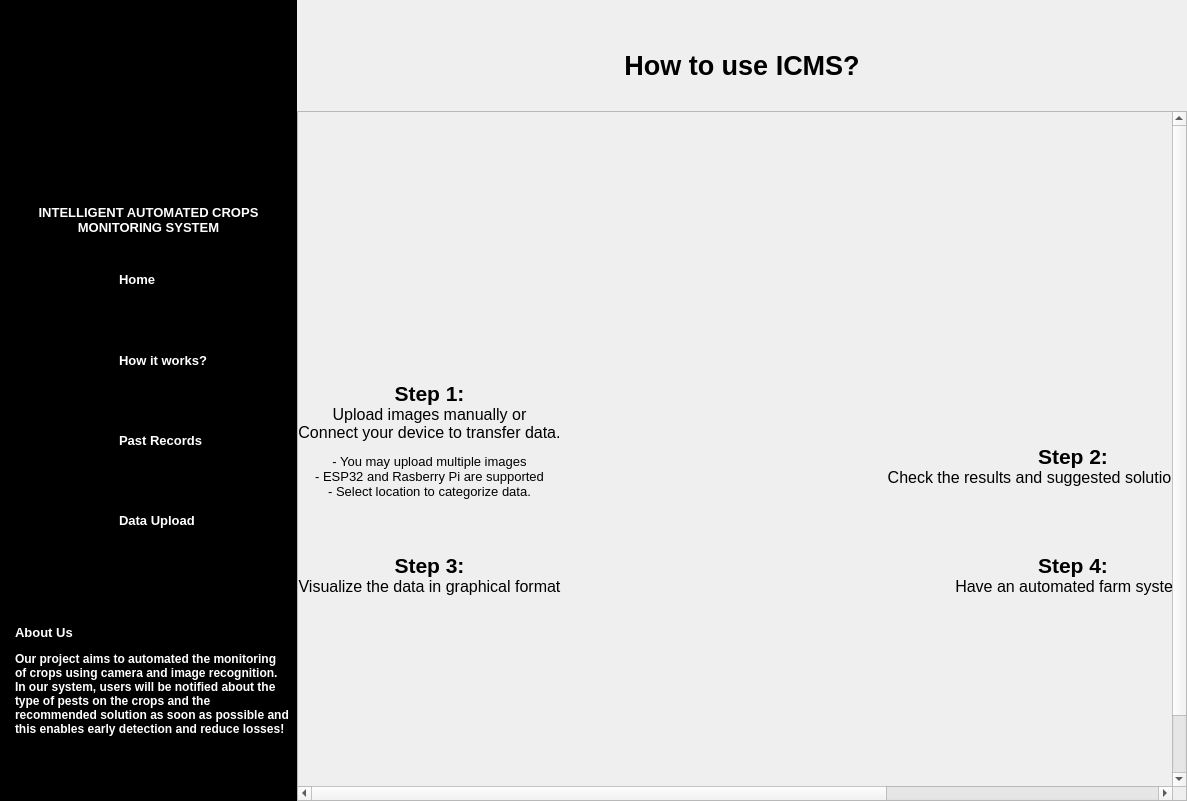
<?xml version="1.0" encoding="UTF-8"?>
<ui version="4.0">
 <class>Dialog</class>
 <widget class="QDialog" name="Dialog">
  <property name="windowModality">
   <enum>Qt::NonModal</enum>
  </property>
  <property name="enabled">
   <bool>true</bool>
  </property>
  <property name="geometry">
   <rect>
    <x>0</x>
    <y>0</y>
    <width>1187</width>
    <height>801</height>
   </rect>
  </property>
  <property name="acceptDrops">
   <bool>false</bool>
  </property>
  <property name="windowTitle">
   <string>Login</string>
  </property>
  <layout class="QHBoxLayout" name="horizontalLayout" stretch="5,15">
   <property name="spacing">
    <number>0</number>
   </property>
   <property name="leftMargin">
    <number>0</number>
   </property>
   <property name="topMargin">
    <number>0</number>
   </property>
   <property name="rightMargin">
    <number>0</number>
   </property>
   <property name="bottomMargin">
    <number>0</number>
   </property>
   <item>
    <layout class="QVBoxLayout" name="sidebar" stretch="25,5,40,30">
     <property name="spacing">
      <number>0</number>
     </property>
     <item>
      <widget class="ClickableLabel" name="logo">
       <property name="styleSheet">
        <string notr="true">background-color: rgb(0, 0, 0);</string>
       </property>
       <property name="text">
        <string/>
       </property>
       <property name="pixmap">
        <pixmap>Image/Register/Logo.png</pixmap>
       </property>
       <property name="scaledContents">
        <bool>false</bool>
       </property>
       <property name="alignment">
        <set>Qt::AlignCenter</set>
       </property>
      </widget>
     </item>
     <item>
      <widget class="QLabel" name="title_title">
       <property name="font">
        <font>
         <pointsize>10</pointsize>
         <weight>75</weight>
         <bold>true</bold>
        </font>
       </property>
       <property name="styleSheet">
        <string notr="true">background-color: rgb(0, 0, 0);
padding-left: 5px;
padding-right: 5px;</string>
       </property>
       <property name="text">
        <string>&lt;html&gt;&lt;head/&gt;&lt;body&gt;&lt;p align=&quot;center&quot;&gt;&lt;span style=&quot; color:#ffffff;&quot;&gt;INTELLIGENT AUTOMATED CROPS &lt;br/&gt;MONITORING SYSTEM&lt;/span&gt;&lt;/p&gt;&lt;/body&gt;&lt;/html&gt;</string>
       </property>
       <property name="textFormat">
        <enum>Qt::RichText</enum>
       </property>
       <property name="alignment">
        <set>Qt::AlignCenter</set>
       </property>
       <property name="wordWrap">
        <bool>true</bool>
       </property>
      </widget>
     </item>
     <item>
      <layout class="QVBoxLayout" name="title_selection">
       <property name="spacing">
        <number>0</number>
       </property>
       <item>
        <layout class="QHBoxLayout" name="title_home" stretch="40,60">
         <property name="spacing">
          <number>0</number>
         </property>
         <property name="rightMargin">
          <number>0</number>
         </property>
         <item>
          <widget class="ClickableLabel" name="title_home_img">
           <property name="minimumSize">
            <size>
             <width>0</width>
             <height>0</height>
            </size>
           </property>
           <property name="mouseTracking">
            <bool>false</bool>
           </property>
           <property name="autoFillBackground">
            <bool>false</bool>
           </property>
           <property name="styleSheet">
            <string notr="true">background-color: rgb(0, 0, 0);</string>
           </property>
           <property name="frameShadow">
            <enum>QFrame::Plain</enum>
           </property>
           <property name="text">
            <string/>
           </property>
           <property name="pixmap">
            <pixmap>Image/Register/house.png</pixmap>
           </property>
           <property name="scaledContents">
            <bool>false</bool>
           </property>
           <property name="alignment">
            <set>Qt::AlignCenter</set>
           </property>
          </widget>
         </item>
         <item>
          <widget class="ClickableLabel" name="title_home_text">
           <property name="font">
            <font>
             <weight>75</weight>
             <bold>true</bold>
            </font>
           </property>
           <property name="mouseTracking">
            <bool>true</bool>
           </property>
           <property name="styleSheet">
            <string notr="true">background-color: rgb(0, 0, 0);</string>
           </property>
           <property name="text">
            <string>&lt;html&gt;&lt;head/&gt;&lt;body&gt;&lt;p&gt;&lt;span style=&quot; font-size:10pt; color:#ffffff;&quot;&gt;Home&lt;/span&gt;&lt;/p&gt;&lt;/body&gt;&lt;/html&gt;</string>
           </property>
           <property name="scaledContents">
            <bool>false</bool>
           </property>
           <property name="alignment">
            <set>Qt::AlignLeading|Qt::AlignLeft|Qt::AlignVCenter</set>
           </property>
          </widget>
         </item>
        </layout>
       </item>
       <item>
        <layout class="QHBoxLayout" name="title_info" stretch="40,60">
         <property name="spacing">
          <number>0</number>
         </property>
         <item>
          <widget class="ClickableLabel" name="title_info_img">
           <property name="styleSheet">
            <string notr="true">background-color: rgb(0, 0, 0);</string>
           </property>
           <property name="text">
            <string/>
           </property>
           <property name="pixmap">
            <pixmap>Image/Register/User Manual.png</pixmap>
           </property>
           <property name="alignment">
            <set>Qt::AlignCenter</set>
           </property>
          </widget>
         </item>
         <item>
          <widget class="ClickableLabel" name="title_info_text">
           <property name="font">
            <font>
             <weight>75</weight>
             <bold>true</bold>
            </font>
           </property>
           <property name="mouseTracking">
            <bool>true</bool>
           </property>
           <property name="styleSheet">
            <string notr="true">background-color: rgb(0, 0, 0);</string>
           </property>
           <property name="text">
            <string>&lt;html&gt;&lt;head/&gt;&lt;body&gt;&lt;p&gt;&lt;span style=&quot; font-size:10pt; color:#ffffff;&quot;&gt;How it works?&lt;/span&gt;&lt;/p&gt;&lt;/body&gt;&lt;/html&gt;</string>
           </property>
           <property name="scaledContents">
            <bool>false</bool>
           </property>
           <property name="alignment">
            <set>Qt::AlignLeading|Qt::AlignLeft|Qt::AlignVCenter</set>
           </property>
          </widget>
         </item>
        </layout>
       </item>
       <item>
        <layout class="QHBoxLayout" name="title_record" stretch="40,60">
         <property name="spacing">
          <number>0</number>
         </property>
         <item>
          <widget class="ClickableLabel" name="title_record_img">
           <property name="styleSheet">
            <string notr="true">background-color: rgb(0, 0, 0);</string>
           </property>
           <property name="text">
            <string/>
           </property>
           <property name="pixmap">
            <pixmap>Image/Register/search.png</pixmap>
           </property>
           <property name="alignment">
            <set>Qt::AlignCenter</set>
           </property>
          </widget>
         </item>
         <item>
          <widget class="ClickableLabel" name="title_record_text">
           <property name="font">
            <font>
             <weight>75</weight>
             <bold>true</bold>
            </font>
           </property>
           <property name="mouseTracking">
            <bool>true</bool>
           </property>
           <property name="styleSheet">
            <string notr="true">background-color: rgb(0, 0, 0);</string>
           </property>
           <property name="text">
            <string>&lt;html&gt;&lt;head/&gt;&lt;body&gt;&lt;p&gt;&lt;span style=&quot; font-size:10pt; color:#ffffff;&quot;&gt;Past Records&lt;/span&gt;&lt;/p&gt;&lt;/body&gt;&lt;/html&gt;</string>
           </property>
           <property name="scaledContents">
            <bool>false</bool>
           </property>
           <property name="alignment">
            <set>Qt::AlignLeading|Qt::AlignLeft|Qt::AlignVCenter</set>
           </property>
          </widget>
         </item>
        </layout>
       </item>
       <item>
        <layout class="QHBoxLayout" name="title_upload" stretch="40,60">
         <property name="spacing">
          <number>0</number>
         </property>
         <item>
          <widget class="ClickableLabel" name="title_upload_img">
           <property name="styleSheet">
            <string notr="true">background-color: rgb(0, 0, 0);</string>
           </property>
           <property name="text">
            <string/>
           </property>
           <property name="pixmap">
            <pixmap>Image/Register/download.png</pixmap>
           </property>
           <property name="alignment">
            <set>Qt::AlignCenter</set>
           </property>
          </widget>
         </item>
         <item>
          <widget class="ClickableLabel" name="title_upload_text">
           <property name="font">
            <font>
             <weight>75</weight>
             <bold>true</bold>
            </font>
           </property>
           <property name="mouseTracking">
            <bool>true</bool>
           </property>
           <property name="styleSheet">
            <string notr="true">background-color: rgb(0, 0, 0);</string>
           </property>
           <property name="text">
            <string>&lt;html&gt;&lt;head/&gt;&lt;body&gt;&lt;p&gt;&lt;span style=&quot; font-size:10pt; color:#ffffff;&quot;&gt;Data Upload&lt;/span&gt;&lt;/p&gt;&lt;/body&gt;&lt;/html&gt;</string>
           </property>
           <property name="scaledContents">
            <bool>false</bool>
           </property>
           <property name="alignment">
            <set>Qt::AlignLeading|Qt::AlignLeft|Qt::AlignVCenter</set>
           </property>
          </widget>
         </item>
        </layout>
       </item>
      </layout>
     </item>
     <item>
      <widget class="QLabel" name="about_us">
       <property name="font">
        <font>
         <weight>75</weight>
         <bold>true</bold>
        </font>
       </property>
       <property name="styleSheet">
        <string notr="true">background-color: rgb(0, 0, 0);
padding-left: 5px;
padding-right: 8px;</string>
       </property>
       <property name="text">
        <string>&lt;html&gt;&lt;head/&gt;&lt;body&gt;&lt;p&gt;&lt;span style=&quot; font-size:10pt; font-weight:600; color:#ffffff;&quot;&gt;About Us&lt;/span&gt;&lt;/p&gt;&lt;p&gt;&lt;span style=&quot; color:#ffffff;&quot;&gt;Our project aims to automated the monitoring of crops using camera and image recognition. In our system, users will be notified about the type of pests on the crops and the recommended solution as soon as possible and this enables early detection and reduce losses!&lt;/span&gt;&lt;/p&gt;&lt;/body&gt;&lt;/html&gt;</string>
       </property>
       <property name="textFormat">
        <enum>Qt::RichText</enum>
       </property>
       <property name="wordWrap">
        <bool>true</bool>
       </property>
       <property name="indent">
        <number>10</number>
       </property>
      </widget>
     </item>
    </layout>
   </item>
   <item>
    <layout class="QVBoxLayout" name="verticalLayout">
     <property name="spacing">
      <number>30</number>
     </property>
     <property name="topMargin">
      <number>50</number>
     </property>
     <item>
      <widget class="QLabel" name="guide_title">
       <property name="font">
        <font>
         <pointsize>20</pointsize>
         <weight>75</weight>
         <bold>true</bold>
        </font>
       </property>
       <property name="text">
        <string>How to use ICMS?</string>
       </property>
       <property name="alignment">
        <set>Qt::AlignCenter</set>
       </property>
      </widget>
     </item>
     <item>
      <widget class="QScrollArea" name="scrollArea">
       <property name="widgetResizable">
        <bool>false</bool>
       </property>
       <property name="alignment">
        <set>Qt::AlignCenter</set>
       </property>
       <widget class="QWidget" name="scrollAreaWidgetContents">
        <property name="geometry">
         <rect>
          <x>0</x>
          <y>0</y>
          <width>1287</width>
          <height>738</height>
         </rect>
        </property>
        <layout class="QFormLayout" name="formLayout">
         <property name="labelAlignment">
          <set>Qt::AlignCenter</set>
         </property>
         <property name="formAlignment">
          <set>Qt::AlignCenter</set>
         </property>
         <property name="horizontalSpacing">
          <number>0</number>
         </property>
         <property name="verticalSpacing">
          <number>40</number>
         </property>
         <property name="leftMargin">
          <number>0</number>
         </property>
         <property name="topMargin">
          <number>0</number>
         </property>
         <property name="rightMargin">
          <number>0</number>
         </property>
         <property name="bottomMargin">
          <number>0</number>
         </property>
         <item row="0" column="0">
          <layout class="QVBoxLayout" name="guide1">
           <item>
            <widget class="QLabel" name="guide_img1">
             <property name="text">
              <string/>
             </property>
             <property name="pixmap">
              <pixmap>Image/Guide/Step1.png</pixmap>
             </property>
             <property name="scaledContents">
              <bool>false</bool>
             </property>
             <property name="alignment">
              <set>Qt::AlignCenter</set>
             </property>
            </widget>
           </item>
           <item>
            <widget class="QLabel" name="guide_text1">
             <property name="text">
              <string>&lt;html&gt;&lt;head/&gt;&lt;body&gt;&lt;p&gt;&lt;span style=&quot; font-size:16pt; font-weight:600;&quot;&gt;Step 1:&lt;br/&gt;&lt;/span&gt;&lt;span style=&quot; font-size:12pt;&quot;&gt;Upload images manually or&lt;br/&gt;Connect your device to transfer data.&lt;/span&gt;&lt;/p&gt;&lt;p&gt;&lt;span style=&quot; font-size:10pt;&quot;&gt;- You may upload multiple images&lt;br/&gt;- ESP32 and Rasberry Pi are supported&lt;br/&gt;- Select location to categorize data.&lt;/span&gt;&lt;/p&gt;&lt;/body&gt;&lt;/html&gt;</string>
             </property>
             <property name="alignment">
              <set>Qt::AlignCenter</set>
             </property>
            </widget>
           </item>
          </layout>
         </item>
         <item row="0" column="1">
          <layout class="QVBoxLayout" name="guide2">
           <property name="spacing">
            <number>0</number>
           </property>
           <item>
            <widget class="QLabel" name="guide_img2">
             <property name="text">
              <string/>
             </property>
             <property name="pixmap">
              <pixmap>Image/Guide/Step2.png</pixmap>
             </property>
             <property name="scaledContents">
              <bool>false</bool>
             </property>
             <property name="alignment">
              <set>Qt::AlignCenter</set>
             </property>
            </widget>
           </item>
           <item>
            <widget class="QLabel" name="guide_text2">
             <property name="text">
              <string>&lt;html&gt;&lt;head/&gt;&lt;body&gt;&lt;p&gt;&lt;span style=&quot; font-size:16pt; font-weight:600;&quot;&gt;Step 2:&lt;br/&gt;&lt;/span&gt;&lt;span style=&quot; font-size:12pt;&quot;&gt;Check the results and suggested solutions by ICMS.&lt;/span&gt;&lt;/p&gt;&lt;/body&gt;&lt;/html&gt;</string>
             </property>
             <property name="alignment">
              <set>Qt::AlignCenter</set>
             </property>
            </widget>
           </item>
          </layout>
         </item>
         <item row="1" column="0">
          <layout class="QVBoxLayout" name="guide3">
           <item>
            <widget class="QLabel" name="guide_img3">
             <property name="text">
              <string/>
             </property>
             <property name="pixmap">
              <pixmap>Image/Guide/Step3.png</pixmap>
             </property>
             <property name="alignment">
              <set>Qt::AlignCenter</set>
             </property>
            </widget>
           </item>
           <item>
            <widget class="QLabel" name="guide_text3">
             <property name="text">
              <string>&lt;html&gt;&lt;head/&gt;&lt;body&gt;&lt;p&gt;&lt;span style=&quot; font-size:16pt; font-weight:600;&quot;&gt;Step 3:&lt;br/&gt;&lt;/span&gt;&lt;span style=&quot; font-size:12pt;&quot;&gt;Visualize the data in graphical format&lt;/span&gt;&lt;/p&gt;&lt;/body&gt;&lt;/html&gt;</string>
             </property>
             <property name="alignment">
              <set>Qt::AlignCenter</set>
             </property>
            </widget>
           </item>
          </layout>
         </item>
         <item row="1" column="1">
          <layout class="QVBoxLayout" name="guide4">
           <item>
            <widget class="QLabel" name="guide_img4">
             <property name="text">
              <string/>
             </property>
             <property name="pixmap">
              <pixmap>Image/Guide/Step4.png</pixmap>
             </property>
             <property name="alignment">
              <set>Qt::AlignCenter</set>
             </property>
            </widget>
           </item>
           <item>
            <widget class="QLabel" name="guide_text4">
             <property name="text">
              <string>&lt;html&gt;&lt;head/&gt;&lt;body&gt;&lt;p&gt;&lt;span style=&quot; font-size:16pt; font-weight:600;&quot;&gt;Step 4:&lt;br/&gt;&lt;/span&gt;&lt;span style=&quot; font-size:12pt;&quot;&gt;Have an automated farm system.&lt;/span&gt;&lt;/p&gt;&lt;/body&gt;&lt;/html&gt;</string>
             </property>
             <property name="alignment">
              <set>Qt::AlignCenter</set>
             </property>
            </widget>
           </item>
          </layout>
         </item>
        </layout>
       </widget>
      </widget>
     </item>
    </layout>
   </item>
  </layout>
 </widget>
 <customwidgets>
  <customwidget>
   <class>ClickableLabel</class>
   <extends>QLabel</extends>
   <header location="global">clickablelabel.h</header>
  </customwidget>
 </customwidgets>
 <resources/>
 <connections/>
</ui>
